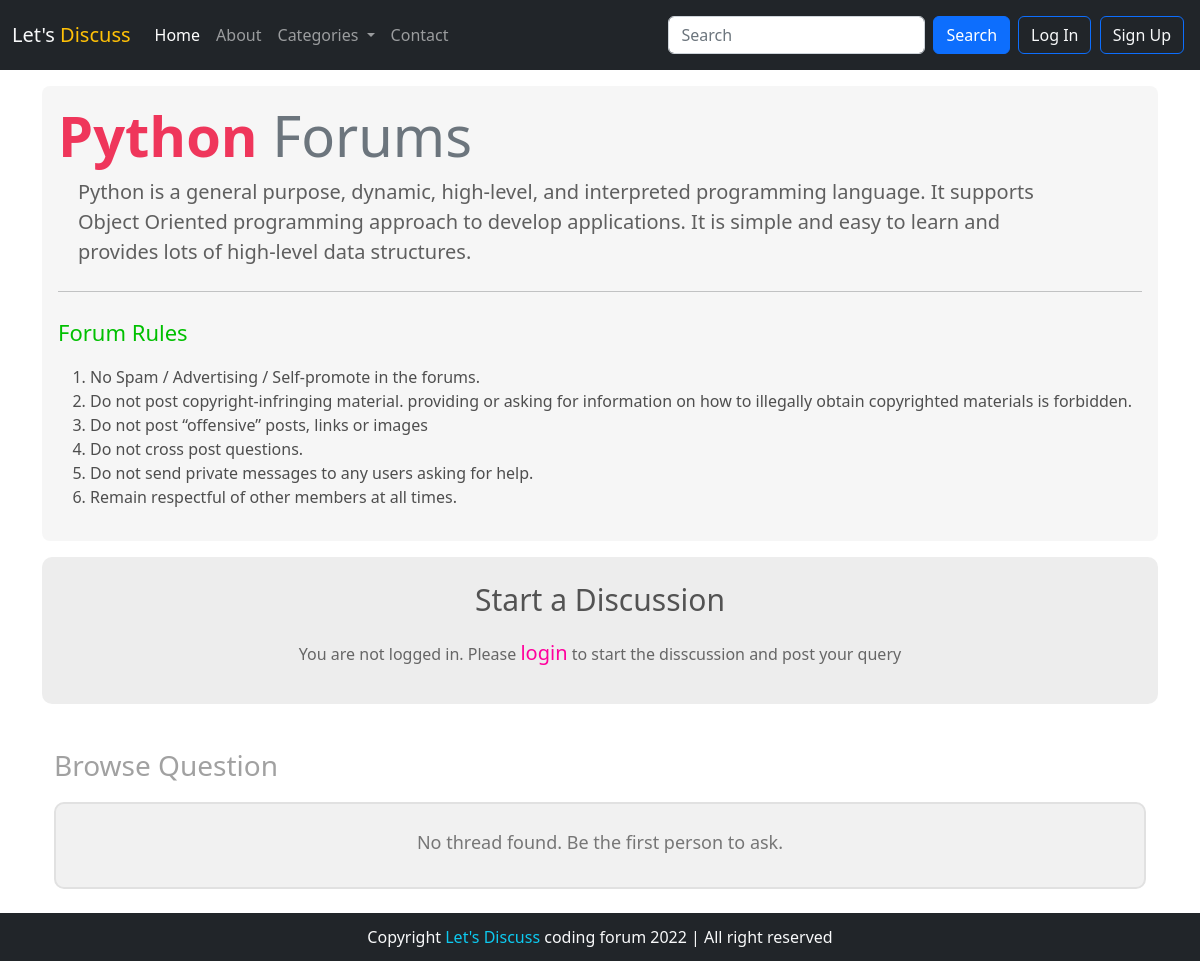
The app's page /threadlist.php?catid=1 with its own data.
### tables this page shows
CREATE TABLE `categories` (
  `category_id` int(8) NOT NULL,
  `category_name` varchar(255) NOT NULL,
  `category_description` text NOT NULL,
  `category_time` datetime NOT NULL DEFAULT current_timestamp()
);

### threadlist.php (the view, shortened to what this page needs)
<!DOCTYPE html>
<html lang="en">
<head>
    <link rel="stylesheet" href="https://cdn.jsdelivr.net/npm/bootstrap@5.2.0-beta1/dist/css/bootstrap.min.css">
    <link rel="stylesheet" href="./css/threadlist.css">
</head>
<body>
<?php
    include './partials/_dbconnect.php';
    include './partials/_header.php';
?>
    <div class="container main-con">
        <?php
    $id = $_GET['catid'];
    $sql = "SELECT * FROM `categories` WHERE `category_id` = $id";
    $result = mysqli_query($conn,$sql);
    while($row = mysqli_fetch_assoc($result)){
        $catname = $row['category_name'];
        $catdesc = $row['category_description'];
    }
?>
        <div class="jumbotron mt-3 p-3 rounded-3">
            <h1 class="display-4 text-muted text-capitalize"><span class="forumName">
                    <?php
         echo "$catname";
        ?>
                </span> Forums</h1>
            <p class="lead catdesc">
                <?php
         echo "$catdesc";
        ?>
            </p>
            <hr class="my-4">
            <p class="rules-heading">Forum Rules</p>
            <ol class="rules">
                <li>
                    No Spam / Advertising / Self-promote in the forums.
                </li>
                <li>
                    Do not post copyright-infringing material.
                    providing or asking for information on how to illegally obtain copyrighted materials is forbidden.
                </li>
                <li>
                    Do not post “offensive” posts, links or images
                </li>
                <li>
                    Do not cross post questions.
                </li>
                <li>
                    Do not send private messages to any users asking for help.
                </li>
                <li>
                    Remain respectful of other members at all times.
                </li>
            </ol>
        </div>
        <div class="container my-3 discussionform">
            <p class="disformheading text-center">Start a Discussion</p>
            <?php
                if(isset($_SESSION['loggedin']) && $_SESSION['loggedin'] == true){
                    echo '<form action=" '.$_SERVER['REQUEST_URI'] . '" method="post">
                    <div class="mb-3">
                        <label for="problemtitle" class="form-label">Problem Title</label>
                        <input type="text" class="form-control" id="problemtitle" name="title"
                            placeholder="what do you want to ask ?">
                    </div>
                    <div class="mb-3">
                        <label for="exampleFormControlTextarea1" class="form-label">Problem Description</label>
                        <textarea class="form-control" name="desc" id="exampleFormControlTextarea1" rows="3"
                            placeholder="Describe your problem in detail."></textarea>
                    </div>
                    <button type="submit" class="btn btn-success">Ask Question</button>
                </form>';
                }else{
                    echo '<div class="loginmessage text-center">
                        <p>You are not logged in. Please <span id="loginmodalopen">login</span> to start the disscussion and post your query</p>
                    </div>';
                }
            ?>
        </div>
        <div class="container my-4">
            <p class="quesheading mb-3">Browse Question</p>
            <?php
            $cat_id = $_GET['catid'];
            $sqlques = "SELECT * FROM `threads` WHERE `thread_cat_id` = $cat_id ORDER BY `thread_id` DESC";
            $result = mysqli_query($conn,$sqlques);
            $numRow = mysqli_num_rows($result);
            if($numRow > 0){
                while($rowdata = mysqli_fetch_assoc($result)){
                    $threadID = $rowdata['thread_id'];
                    $threadSub = $rowdata['thread_subject'];
                    $threadDesc = $rowdata['thread_description'];
                    $threadSub = str_replace("<br>","\n",$threadSub);
                    $threadDesc = str_replace("<br>","\n",$threadDesc);
                    $threadtime = $rowdata['thread_time'];
                    $userid = $rowdata['thread_user_id'];
                    $usersql = "SELECT * FROM `users` WHERE `user_id` = '$userid'";
                    $userres = mysqli_query($conn,$usersql);
                    while($userdata = mysqli_fetch_assoc($userres)){
                    echo '
                    <div class="media d-flex align-items-center  my-3">
                    <img class="mr-3" src="images/user_default_img.png" alt="Generic placeholder image">
                    <div class="media-body">
                    <h5 class="mt-0"><a class="threadhead" href="thread.php?thread_id='.$threadID.'">'.$threadSub.'</a></h5>
                    <p class="threadDesc">'.substr($threadDesc,0,200).'....<a class="readmore" href="thread.php?thread_id='.$threadID.'">readmore</a>
                      </p>
                      <p class="time">Asked by <span class="name">'.$userdata['username'].'</span> on : '.date("l jS \of F Y - h:i:s A",strtotime($threadtime)).'</p>
                    </div>
                </div>';
                    }
                }
            }else{
                echo '<div class="container no-message">
                         <p>No thread found. Be the first person to ask.</p>
                      </div>';
            }
        ?>
        </div>
    </div>
    <?php
    include './partials/_footer.php';
?>
</body>
</html>

### partials/_header.php (shortened to what this page needs)
<?php
echo '
<nav class="navbar navbar-expand-lg navbar-dark bg-dark">
  <div class="container-fluid">
    <a class="navbar-brand text-warning" href="./index.php"><span class="text-light">Let\'s</span> Discuss</a>
    <button class="navbar-toggler" type="button" data-bs-toggle="collapse" data-bs-target="#navbarSupportedContent" aria-controls="navbarSupportedContent" aria-expanded="false" aria-label="Toggle navigation">
      <span class="navbar-toggler-icon"></span>
    </button>
    <div class="collapse navbar-collapse" id="navbarSupportedContent">
      <ul class="navbar-nav me-auto mb-2 mb-lg-0">
        <li class="nav-item">
          <a class="nav-link active" aria-current="page" href="./index.php">Home</a>
        </li>
        <li class="nav-item">
          <a class="nav-link" href="./about.php">About</a>
        </li>
        <li class="nav-item dropdown">
          <a class="nav-link dropdown-toggle" href="#" id="navbarDropdown" role="button" data-bs-toggle="dropdown" aria-expanded="false">
             Categories
          </a>
          <ul class="dropdown-menu bg-dark" aria-labelledby="navbarDropdown">
';
echo' </ul>
        </li>
        <li class="nav-item">
          <a class="nav-link" href="./contact.php">Contact</a>
        </li>
      </ul>';
      echo '
      <form class="d-flex my-2 mx-2" role="search"  action="search.php" method="get">
      <input class="form-control me-2" type="search" placeholder="Search" aria-label="Search" name="search">
      <button class="btn btn-primary" type="submit">Search</button>
      </form>
      ';
      if(isset($_SESSION['loggedin']) && $_SESSION['loggedin'] == true)
      {
          echo '
        <div class="username">
          <p>Welcome <span class="name">'.$_SESSION['username'].'</span></p><p class="useremail">'.$_SESSION['useremail'].'</p>
        </div>';
        echo '<div class="logoutbtn my-2">
        <a href="partials/_logout.php" role="button" class="btn btn-outline-danger text-light ">
          logout
        </a>
        </div>
        ';
      }else{
          echo '
          <div class="loginsignupbtn">
            <button type="button" class="btn btn-outline-primary text-light " data-bs-toggle="modal" data-bs-target="#loginmodal">
              Log In
            </button>
            <button type="button" class="btn btn-outline-primary text-light mx-1" data-bs-toggle="modal" data-bs-target="#signupmodal">
              Sign Up
            </button>
          </div>
          ';
      }
echo '
</div>
</div>
</nav>';
?>

### partials/_footer.php
<?php
echo '
<div class="footer container-fluid text-light bg-dark text-center pt-1 pb-1">
<p class="text-center my-2">Copyright <span class="text-info">Let\'s Discuss</span> coding forum 2022 | All right reserved</p>
</div>
';
?>

### css/threadlist.css (style rules this page uses)
.footer { position: relative; margin-bottom: -20px; }
.main-con { min-height: 85vh; }
.jumbotron { background: rgba(222, 222, 222, 0.274); }
.forumName { color: rgb(239, 54, 91); font-weight: 600; }
.rules { font-size: 16px; font-weight: 200; color: rgb(78, 78, 78); }
.rules-heading { color: rgb(0, 192, 0); font-weight: 400; font-size: 22px; }
.catdesc { margin-left: 20px; width: 90%; color: rgb(95, 95, 95); font-weight: 350; }
.no-message { background-color: rgb(241, 241, 241); display: flex; justify-content: center; align-items: center; margin-top: 10px; padding: 15px; border-radius: 10px; border: 2px solid rgb(225, 225, 225); }
.no-message p { margin-top: 10px; color: rgb(118, 118, 118); font-size: 18px; font-weight: 350; }
.quesheading { font-weight: 400; font-size: 28px; color: rgba(128, 128, 128, 0.742); margin-top: 40px; }
.discussionform { background-color: rgba(211, 211, 211, 0.416); padding: 20px; border-radius: 10px; color: rgb(130, 130, 130); }
.disformheading { font-weight: 300; font-size: 30px; color: rgb(83, 83, 83); }
.loginmessage p { color: #666; }
.loginmessage span { cursor: pointer; color: rgb(255, 0, 157); font-size: 20px; }

### records on screen
categories: category_name "Python", category_description "Python is a general purpose, dynamic, high-level, and interpreted programming language. It supports Object Oriented programming approach to develop applications. It is simple and easy to learn and provides lots of high-level data structures."
